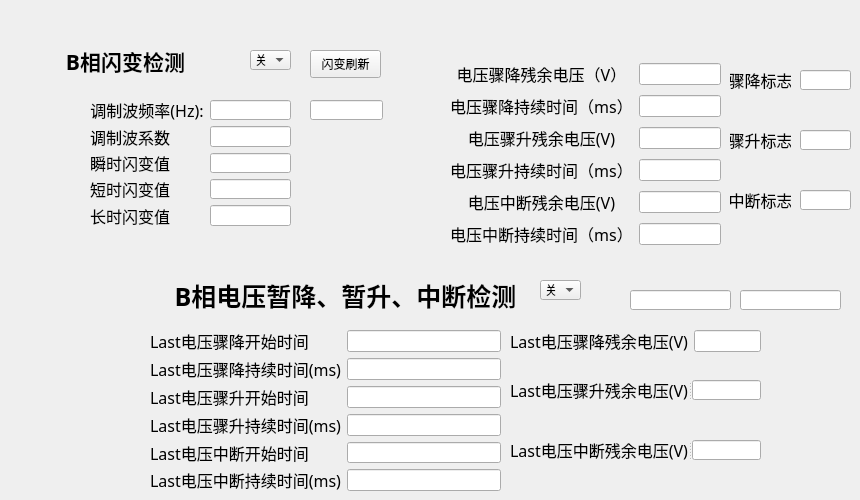
     <widget class="QWidget" name="tab_6">
      <attribute name="title">
       <string>B相其他量</string>
      </attribute>
      <widget class="QWidget" name="layoutWidget_83">
       <property name="geometry">
        <rect>
         <x>450</x>
         <y>60</y>
         <width>271</width>
         <height>188</height>
        </rect>
       </property>
       <layout class="QGridLayout" name="gridLayout_9">
        <item row="0" column="0">
         <widget class="QLabel" name="label_689">
          <property name="font">
           <font>
            <family>楷体</family>
            <pointsize>12</pointsize>
           </font>
          </property>
          <property name="text">
           <string>电压骤降残余电压（V）</string>
          </property>
          <property name="alignment">
           <set>Qt::AlignCenter</set>
          </property>
         </widget>
        </item>
        <item row="0" column="1">
         <widget class="QLineEdit" name="B_V_Dip_Depth"/>
        </item>
        <item row="1" column="0">
         <widget class="QLabel" name="label_690">
          <property name="font">
           <font>
            <family>楷体</family>
            <pointsize>12</pointsize>
           </font>
          </property>
          <property name="text">
           <string>电压骤降持续时间（ms）</string>
          </property>
          <property name="alignment">
           <set>Qt::AlignCenter</set>
          </property>
         </widget>
        </item>
        <item row="1" column="1">
         <widget class="QLineEdit" name="B_V_Dip_Time"/>
        </item>
        <item row="2" column="0">
         <widget class="QLabel" name="label_691">
          <property name="font">
           <font>
            <family>楷体</family>
            <pointsize>12</pointsize>
           </font>
          </property>
          <property name="text">
           <string>电压骤升残余电压(V)</string>
          </property>
          <property name="alignment">
           <set>Qt::AlignCenter</set>
          </property>
         </widget>
        </item>
        <item row="2" column="1">
         <widget class="QLineEdit" name="B_V_Swell"/>
        </item>
        <item row="3" column="0">
         <widget class="QLabel" name="label_692">
          <property name="font">
           <font>
            <family>楷体</family>
            <pointsize>12</pointsize>
           </font>
          </property>
          <property name="text">
           <string>电压骤升持续时间（ms）</string>
          </property>
          <property name="alignment">
           <set>Qt::AlignCenter</set>
          </property>
         </widget>
        </item>
        <item row="3" column="1">
         <widget class="QLineEdit" name="B_V_Swell_Time"/>
        </item>
        <item row="4" column="0">
         <widget class="QLabel" name="label_693">
          <property name="font">
           <font>
            <family>楷体</family>
            <pointsize>12</pointsize>
           </font>
          </property>
          <property name="text">
           <string>电压中断残余电压(V)</string>
          </property>
          <property name="alignment">
           <set>Qt::AlignCenter</set>
          </property>
         </widget>
        </item>
        <item row="4" column="1">
         <widget class="QLineEdit" name="B_V_Interrupt"/>
        </item>
        <item row="5" column="0">
         <widget class="QLabel" name="label_694">
          <property name="font">
           <font>
            <family>楷体</family>
            <pointsize>12</pointsize>
           </font>
          </property>
          <property name="text">
           <string>电压中断持续时间（ms）</string>
          </property>
          <property name="alignment">
           <set>Qt::AlignCenter</set>
          </property>
         </widget>
        </item>
        <item row="5" column="1">
         <widget class="QLineEdit" name="B_V_Interrupt_Time"/>
        </item>
       </layout>
      </widget>
      <widget class="QLabel" name="label_695">
       <property name="geometry">
        <rect>
         <x>730</x>
         <y>70</y>
         <width>61</width>
         <height>20</height>
        </rect>
       </property>
       <property name="font">
        <font>
         <family>楷体</family>
         <pointsize>12</pointsize>
        </font>
       </property>
       <property name="text">
        <string>骤降标志</string>
       </property>
       <property name="alignment">
        <set>Qt::AlignCenter</set>
       </property>
      </widget>
      <widget class="QLabel" name="label_50">
       <property name="geometry">
        <rect>
         <x>60</x>
         <y>30</y>
         <width>131</width>
         <height>61</height>
        </rect>
       </property>
       <property name="font">
        <font>
         <family>楷体</family>
         <pointsize>16</pointsize>
         <weight>75</weight>
         <bold>true</bold>
        </font>
       </property>
       <property name="contextMenuPolicy">
        <enum>Qt::DefaultContextMenu</enum>
       </property>
       <property name="layoutDirection">
        <enum>Qt::LeftToRight</enum>
       </property>
       <property name="frameShape">
        <enum>QFrame::NoFrame</enum>
       </property>
       <property name="text">
        <string>B相闪变检测</string>
       </property>
       <property name="textFormat">
        <enum>Qt::AutoText</enum>
       </property>
       <property name="alignment">
        <set>Qt::AlignCenter</set>
       </property>
      </widget>
      <widget class="QLineEdit" name="B_result_800">
       <property name="geometry">
        <rect>
         <x>740</x>
         <y>290</y>
         <width>101</width>
         <height>20</height>
        </rect>
       </property>
      </widget>
      <widget class="QLabel" name="label_51">
       <property name="geometry">
        <rect>
         <x>160</x>
         <y>280</y>
         <width>371</width>
         <height>31</height>
        </rect>
       </property>
       <property name="font">
        <font>
         <family>楷体</family>
         <pointsize>19</pointsize>
         <weight>75</weight>
         <bold>true</bold>
        </font>
       </property>
       <property name="text">
        <string>B相电压暂降、暂升、中断检测</string>
       </property>
       <property name="alignment">
        <set>Qt::AlignCenter</set>
       </property>
      </widget>
      <widget class="QLineEdit" name="B_V_Dip_Flag">
       <property name="geometry">
        <rect>
         <x>800</x>
         <y>70</y>
         <width>51</width>
         <height>20</height>
        </rect>
       </property>
      </widget>
      <widget class="QWidget" name="layoutWidget_85">
       <property name="geometry">
        <rect>
         <x>150</x>
         <y>330</y>
         <width>351</width>
         <height>161</height>
        </rect>
       </property>
       <layout class="QFormLayout" name="formLayout_90">
        <item row="0" column="0">
         <widget class="QLabel" name="label_702">
          <property name="font">
           <font>
            <family>楷体</family>
            <pointsize>12</pointsize>
           </font>
          </property>
          <property name="text">
           <string>Last电压骤降开始时间</string>
          </property>
          <property name="alignment">
           <set>Qt::AlignCenter</set>
          </property>
         </widget>
        </item>
        <item row="0" column="1">
         <widget class="QLineEdit" name="B_V_Dip_StartTime"/>
        </item>
        <item row="1" column="0">
         <widget class="QLabel" name="label_703">
          <property name="font">
           <font>
            <family>楷体</family>
            <pointsize>12</pointsize>
           </font>
          </property>
          <property name="text">
           <string>Last电压骤降持续时间(ms)</string>
          </property>
          <property name="alignment">
           <set>Qt::AlignCenter</set>
          </property>
         </widget>
        </item>
        <item row="1" column="1">
         <widget class="QLineEdit" name="B_V_Dip_LastTime"/>
        </item>
        <item row="2" column="0">
         <widget class="QLabel" name="label_704">
          <property name="font">
           <font>
            <family>楷体</family>
            <pointsize>12</pointsize>
           </font>
          </property>
          <property name="text">
           <string>Last电压骤升开始时间</string>
          </property>
          <property name="alignment">
           <set>Qt::AlignCenter</set>
          </property>
         </widget>
        </item>
        <item row="2" column="1">
         <widget class="QLineEdit" name="B_V_Swell_StartTime"/>
        </item>
        <item row="3" column="0">
         <widget class="QLabel" name="label_705">
          <property name="font">
           <font>
            <family>楷体</family>
            <pointsize>12</pointsize>
           </font>
          </property>
          <property name="text">
           <string>Last电压骤升持续时间(ms)</string>
          </property>
          <property name="alignment">
           <set>Qt::AlignCenter</set>
          </property>
         </widget>
        </item>
        <item row="3" column="1">
         <widget class="QLineEdit" name="B_V_Swell_LastTime"/>
        </item>
        <item row="4" column="0">
         <widget class="QLabel" name="label_706">
          <property name="font">
           <font>
            <family>楷体</family>
            <pointsize>12</pointsize>
           </font>
          </property>
          <property name="text">
           <string>Last电压中断开始时间</string>
          </property>
          <property name="alignment">
           <set>Qt::AlignCenter</set>
          </property>
         </widget>
        </item>
        <item row="4" column="1">
         <widget class="QLineEdit" name="B_V_Interrupt_StartTime"/>
        </item>
        <item row="5" column="0">
         <widget class="QLabel" name="label_707">
          <property name="font">
           <font>
            <family>楷体</family>
            <pointsize>12</pointsize>
           </font>
          </property>
          <property name="text">
           <string>Last电压中断持续时间(ms)</string>
          </property>
          <property name="alignment">
           <set>Qt::AlignCenter</set>
          </property>
         </widget>
        </item>
        <item row="5" column="1">
         <widget class="QLineEdit" name="B_V_Interrupt_LasttTime"/>
        </item>
       </layout>
      </widget>
      <widget class="QLineEdit" name="B_result_400">
       <property name="geometry">
        <rect>
         <x>630</x>
         <y>290</y>
         <width>101</width>
         <height>20</height>
        </rect>
       </property>
      </widget>
      <widget class="QLineEdit" name="B_shanbianjisuancishu">
       <property name="geometry">
        <rect>
         <x>310</x>
         <y>100</y>
         <width>73</width>
         <height>20</height>
        </rect>
       </property>
      </widget>
      <widget class="QWidget" name="layoutWidget_86">
       <property name="geometry">
        <rect>
         <x>90</x>
         <y>100</y>
         <width>201</width>
         <height>126</height>
        </rect>
       </property>
       <layout class="QFormLayout" name="formLayout_91">
        <item row="0" column="0">
         <widget class="QLabel" name="label_708">
          <property name="font">
           <font>
            <family>楷体</family>
            <pointsize>12</pointsize>
           </font>
          </property>
          <property name="text">
           <string>调制波频率(Hz):</string>
          </property>
          <property name="alignment">
           <set>Qt::AlignCenter</set>
          </property>
         </widget>
        </item>
        <item row="0" column="1">
         <widget class="QLineEdit" name="B_tiaozhibo_f"/>
        </item>
        <item row="1" column="0">
         <widget class="QLabel" name="label_709">
          <property name="font">
           <font>
            <family>楷体</family>
            <pointsize>12</pointsize>
           </font>
          </property>
          <property name="text">
           <string>调制波系数</string>
          </property>
          <property name="alignment">
           <set>Qt::AlignCenter</set>
          </property>
         </widget>
        </item>
        <item row="1" column="1">
         <widget class="QLineEdit" name="B_tiaozhibo_xishu"/>
        </item>
        <item row="2" column="0">
         <widget class="QLabel" name="label_710">
          <property name="font">
           <font>
            <family>楷体</family>
            <pointsize>12</pointsize>
           </font>
          </property>
          <property name="text">
           <string>瞬时闪变值</string>
          </property>
          <property name="alignment">
           <set>Qt::AlignCenter</set>
          </property>
         </widget>
        </item>
        <item row="2" column="1">
         <widget class="QLineEdit" name="B_shunshishanbianzhi"/>
        </item>
        <item row="3" column="0">
         <widget class="QLabel" name="label_711">
          <property name="font">
           <font>
            <family>楷体</family>
            <pointsize>12</pointsize>
           </font>
          </property>
          <property name="text">
           <string>短时闪变值</string>
          </property>
          <property name="alignment">
           <set>Qt::AlignCenter</set>
          </property>
         </widget>
        </item>
        <item row="3" column="1">
         <widget class="QLineEdit" name="B_duanshishanbianzhi"/>
        </item>
        <item row="4" column="0">
         <widget class="QLabel" name="label_712">
          <property name="font">
           <font>
            <family>楷体</family>
            <pointsize>12</pointsize>
           </font>
          </property>
          <property name="text">
           <string>长时闪变值</string>
          </property>
          <property name="alignment">
           <set>Qt::AlignCenter</set>
          </property>
         </widget>
        </item>
        <item row="4" column="1">
         <widget class="QLineEdit" name="B_changshishanbianzhi"/>
        </item>
       </layout>
      </widget>
      <widget class="QLabel" name="label_713">
       <property name="geometry">
        <rect>
         <x>730</x>
         <y>130</y>
         <width>61</width>
         <height>20</height>
        </rect>
       </property>
       <property name="font">
        <font>
         <family>楷体</family>
         <pointsize>12</pointsize>
        </font>
       </property>
       <property name="text">
        <string>骤升标志</string>
       </property>
       <property name="alignment">
        <set>Qt::AlignCenter</set>
       </property>
      </widget>
      <widget class="QLineEdit" name="B_V_Interrupt_Flag">
       <property name="geometry">
        <rect>
         <x>800</x>
         <y>190</y>
         <width>51</width>
         <height>20</height>
        </rect>
       </property>
      </widget>
      <widget class="QPushButton" name="B_flicker_updateButton">
       <property name="geometry">
        <rect>
         <x>310</x>
         <y>50</y>
         <width>71</width>
         <height>28</height>
        </rect>
       </property>
       <property name="text">
        <string>闪变刷新</string>
       </property>
      </widget>
      <widget class="QComboBox" name="B_voltage_dipswellinterrupt_comboBox">
       <property name="geometry">
        <rect>
         <x>540</x>
         <y>280</y>
         <width>41</width>
         <height>20</height>
        </rect>
       </property>
       <item>
        <property name="text">
         <string>关</string>
        </property>
       </item>
       <item>
        <property name="text">
         <string>开</string>
        </property>
       </item>
      </widget>
      <widget class="QComboBox" name="B_flicker_comboBox">
       <property name="geometry">
        <rect>
         <x>250</x>
         <y>50</y>
         <width>41</width>
         <height>20</height>
        </rect>
       </property>
       <item>
        <property name="text">
         <string>关</string>
        </property>
       </item>
       <item>
        <property name="text">
         <string>开</string>
        </property>
       </item>
      </widget>
      <widget class="QLineEdit" name="B_V_Swell_Flag">
       <property name="geometry">
        <rect>
         <x>800</x>
         <y>130</y>
         <width>51</width>
         <height>20</height>
        </rect>
       </property>
      </widget>
      <widget class="QLabel" name="label_717">
       <property name="geometry">
        <rect>
         <x>730</x>
         <y>190</y>
         <width>61</width>
         <height>20</height>
        </rect>
       </property>
       <property name="font">
        <font>
         <family>楷体</family>
         <pointsize>12</pointsize>
        </font>
       </property>
       <property name="text">
        <string>中断标志</string>
       </property>
       <property name="alignment">
        <set>Qt::AlignCenter</set>
       </property>
      </widget>
      <widget class="QSplitter" name="splitter_10">
       <property name="geometry">
        <rect>
         <x>510</x>
         <y>380</y>
         <width>251</width>
         <height>20</height>
        </rect>
       </property>
       <property name="orientation">
        <enum>Qt::Horizontal</enum>
       </property>
       <widget class="QLabel" name="label_696">
        <property name="font">
         <font>
          <family>楷体</family>
          <pointsize>12</pointsize>
         </font>
        </property>
        <property name="text">
         <string>Last电压骤升残余电压(V)</string>
        </property>
        <property name="alignment">
         <set>Qt::AlignCenter</set>
        </property>
       </widget>
       <widget class="QLineEdit" name="B_Last_V_Swell"/>
      </widget>
      <widget class="QWidget" name="layoutWidget_93">
       <property name="geometry">
        <rect>
         <x>510</x>
         <y>330</y>
         <width>251</width>
         <height>22</height>
        </rect>
       </property>
       <layout class="QFormLayout" name="formLayout_98">
        <item row="0" column="0">
         <widget class="QLabel" name="label_700">
          <property name="font">
           <font>
            <family>楷体</family>
            <pointsize>12</pointsize>
           </font>
          </property>
          <property name="text">
           <string>Last电压骤降残余电压(V)</string>
          </property>
          <property name="alignment">
           <set>Qt::AlignCenter</set>
          </property>
         </widget>
        </item>
        <item row="0" column="1">
         <widget class="QLineEdit" name="B_Last_V_Dip_Depth"/>
        </item>
       </layout>
      </widget>
      <widget class="QSplitter" name="splitter_11">
       <property name="geometry">
        <rect>
         <x>510</x>
         <y>440</y>
         <width>251</width>
         <height>20</height>
        </rect>
       </property>
       <property name="orientation">
        <enum>Qt::Horizontal</enum>
       </property>
       <widget class="QLabel" name="label_701">
        <property name="font">
         <font>
          <family>楷体</family>
          <pointsize>12</pointsize>
         </font>
        </property>
        <property name="text">
         <string>Last电压中断残余电压(V)</string>
        </property>
        <property name="alignment">
         <set>Qt::AlignCenter</set>
        </property>
       </widget>
       <widget class="QLineEdit" name="B_Last_V_Interrupt"/>
      </widget>
     </widget>
